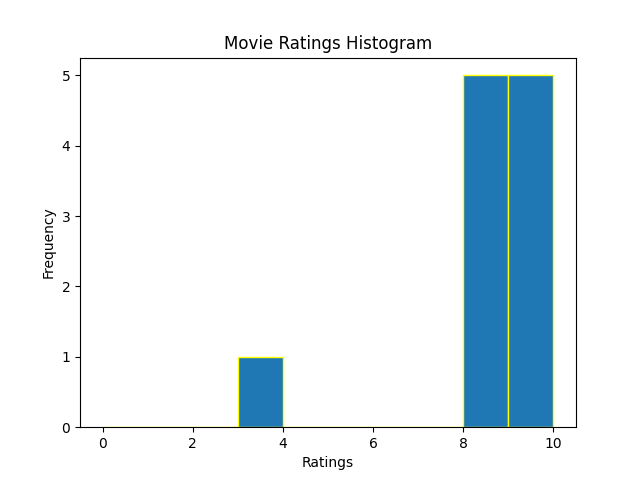

Generate this figure with Python:
from utils import color_text, BLUE, GREEN
import matplotlib.pyplot as plt
from movie_storage import get_movies




def rating_histogram():
    """
    Loads the information from the JSON file.
    Creates a histogram based on the movie ratings.
    """
    movies = get_movies()
    ratings = []
    for movie, details in movies.items():
        ratings.append(details["rating"])  # extract ratings from dictionary

    # Create histogram
    plt.hist(ratings, bins=range(0, 11), edgecolor="yellow")  # Range 0-10 for ratings

    # labels and title
    plt.title('Movie Ratings Histogram')
    plt.ylabel('Frequency')
    plt.xlabel('Ratings')

    file_name = input(color_text("Enter filename to save histogram: ", BLUE))

    # Save plot to the file
    plt.savefig(file_name)
    print(color_text(f"Histogram successfully saved to '{file_name}'", GREEN))

    plt.show()